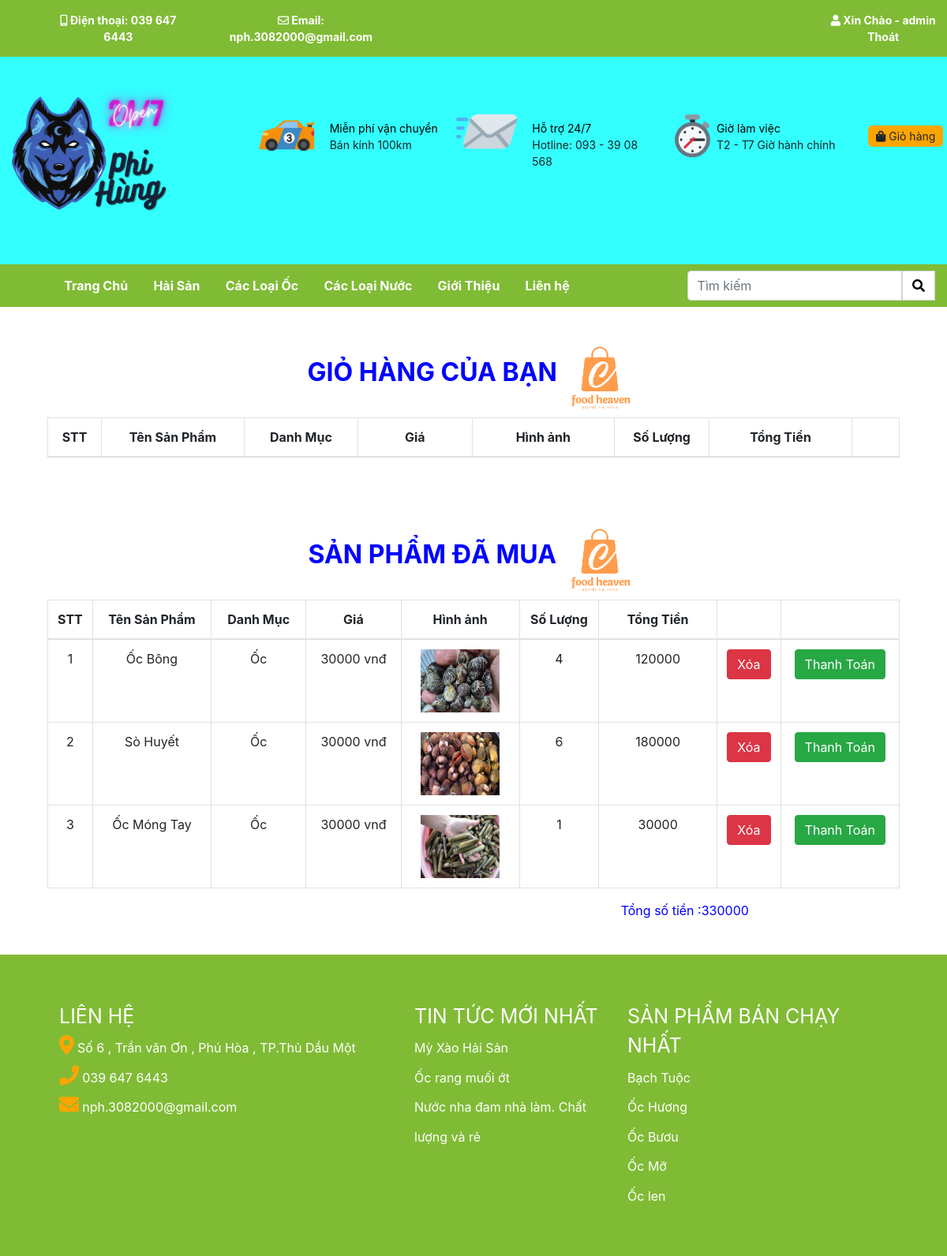
/WebBanHang/webbanhang/web/GioHang.php (signed in), run on the app's committed database.
### tables this page shows
CREATE TABLE `taikhoan` (
  `id_KhachHang` int(11) NOT NULL,
  `username` varchar(50) NOT NULL,
  `password` varchar(20) NOT NULL,
  `Ten` varchar(80) NOT NULL,
  `Email` text DEFAULT NULL,
  `DiaChi` text NOT NULL,
  `NgaySinh` date DEFAULT NULL
);

CREATE TABLE `hoadon` (
  `id_HD` int(20) NOT NULL,
  `id_SP` int(20) NOT NULL,
  `id_DanhMuc` int(20) NOT NULL,
  `id_KhachHang` int(11) NOT NULL,
  `gia_SP` decimal(10,0) NOT NULL,
  `SoLuong` int(20) NOT NULL,
  `update_at` datetime NOT NULL,
  `TrangThai` varchar(50) NOT NULL DEFAULT 'Chờ Xác Nhận'
);

CREATE TABLE `sanpham` (
  `id_SP` int(20) NOT NULL,
  `name_SP` varchar(200) NOT NULL,
  `id_DanhMuc` int(20) NOT NULL,
  `mota_SP` text DEFAULT NULL,
  `create_at` datetime DEFAULT NULL,
  `update_at` datetime DEFAULT NULL,
  `image_SP` text DEFAULT NULL,
  `gia_SP` decimal(10,0) NOT NULL
);

CREATE TABLE `danhmuc` (
  `id_DanhMuc` int(20) NOT NULL,
  `name_DanhMuc` varchar(50) NOT NULL,
  `Created_at` datetime DEFAULT NULL,
  `update_at` datetime DEFAULT NULL
);

### WebBanHang/db/dbhelper.php (called while the page is built, shortened)
<?php
function executeResult($sql)
{
    $con = mysqli_connect(HOST, USERNAME, PASSWORD , DATABASE);
    $result = mysqli_query($con, $sql);
    $data = [];
    while ($row = mysqli_fetch_array($result, 1)){
        $data[] = $row;
    }
    return $data;
}
?>

### WebBanHang/webbanhang/web/GioHang.php (the view, shortened to what this page needs)
<?php
require_once('../../db/dbhelper.php');
$username =$_SESSION['username'];
$id_KhachHang = $_SESSION['id_KhachHang'];
?>
<!DOCTYPE html>
<html>
<head>
	<link rel="stylesheet" href="https://maxcdn.bootstrapcdn.com/bootstrap/4.4.1/css/bootstrap.min.css">
	<link rel="stylesheet" href="https://use.fontawesome.com/releases/v5.7.0/css/all.css">
	<link rel="stylesheet" type="text/css" href="../css/Chitiet.css">
	<link rel="stylesheet" type="text/css" href="../css/giohang.css">
</head>
<body>
<div class="topbar header">
		<ul >
			<li>
				<i class="fas fa-mobile-alt"></i>
				Điện thoại: 039 647 6443
			</li>
			<li style="margin-left: 3%">
				<i class="far fa-envelope"></i>
				<a style="color: white;text-decoration: none;" href="mailto:nph.3082000@gmail.com">Email: nph.3082000@gmail.com</a>
			</li>
			<li style="margin-left: 48%">
				<i class="fas fa-user"></i>
				<?php
					if(!empty($username))
					{
						 $sql = 'select * from taikhoan where username="'.$username.'"';
						 $query = executeResult($sql);
						 foreach($query as $item)
						 {
						 	echo'
						 		<a style="color: white" href="../dangnhap/Trangcanhan.php">Xin Chào - '.($item['Ten']).'</a>
								 <a style="color: white" href="../dangnhap/login.php">Thoát </a>
						 	';
					    }
					}
					else
					{
						echo'
								<a style="color: white" href="../dangnhap/login.php">Đăng Nhập</a>
							';
					}
				?>
			</li>
		</ul>
	</div>
	<div class=" row header_2">
		<div class="col-lg-3 ">
            <img style="width: 75%" src="../imageSP/logo.png">
		</div>
		<div class="col-lg-8 ">
			<div class="col-lg-4 ">
				<div style="width: 40%;">
					<img style="width: 100%;margin-right: -9%"  src="../imageSP/shipper.png">
				</div>
				<div style="width: 60% ;margin-top: 10%">
					<a style="color: black" href="">Miễn phí vận chuyển</a>
					<label>Bán kính 100km</label>
				</div>
			</div>
			<div class="col-lg-4 ">
				<div style="width: 40%;">
					<img style="width: 100%;margin-right: -9%"  src="../imageSP/email.png">
				</div>
				<div style="width: 60% ;margin-top: 10%">
					<a style="color: black" href="">Hỗ trợ 24/7</a>
					<label>Hotline: 093 - 39 08 568</label>
				</div>
			</div>
			<div class="col-lg-4 ">
				<div style="width: 40%; margin-right: -9%">
					<img style="width: 100%; "  src="../imageSP/dongho.png">
				</div>
				<div style="width: 60%  ;margin-top: 10%">
					<a style="color: black;" href="">Giờ làm việc</a>
					<label>T2 - T7 Giờ hành chính</label>
				</div>
			</div>
		</div>
		<div class="col-lg-1  " style="margin-top: 5%">
			<div><a ><i class="fa fa-shopping-bag"></i> Giỏ hàng</a></div>
		</div>
	</div>
	<div class="menu">
		<nav class="navbar navbar-expand-sm">
			<ul class="navbar-nav">
            <li class="nav-item">
					<a class="nav-link" href="TrangChu.php">Trang Chủ</a>
				</li>
				<li class="nav-item">
					<a class="nav-link" href="HaiSan.php">Hải Sản</a>
				</li>
				<li class="nav-item">
					<a class="nav-link" href="Oc.php">Các Loại Ốc</a>
				</li>
				<li class="nav-item">
					<a class="nav-link" href="#">Các Loại Nước</a>
				</li>
				<li class="nav-item">
					<a class="nav-link" href="LieHe.php">Giới Thiệu</a>
				</li>
				<li class="nav-item">
					<a class="nav-link" href="#">Liên hệ</a>
				</li>
			</ul>
			<form class="form-inline" action="/action_page.php">
				<div class="input-group">
					<input type="text" class="form-control" placeholder="Tìm kiếm">
					<div class="input-group-prepend">
						<span style="background-color: white;" class="input-group-text"><a style="color:black" href=""><i style="border: none" class="fas fa-search"></i></a></span>
					</div>
				</div>
			</form>
		</nav>
	</div>
	<div class="container row main" id="giohangcuaban">
		<div class="container-fluid product">
			<div class="foodhaven">
				<label class="giohangcuaban">GIỎ HÀNG CỦA BẠN </label>
				<img src="../imageSP/foodhaven.png">
			</div>
        <table class =" table table-bordered table-hover">
                    <thead>
                        <tr>
                            <th width="50px">STT</th>
                            <th width="150px">Tên Sản Phẩm </th>
                            <th width="120px">Danh Mục</th>
                            <th width="120px">Giá</th>
                            <th width="150px">
                              Hình ảnh
                            </th>
                            <th width="100px">Số Lượng</th>
                            <th width="150px" >Tổng Tiền</th>
                            <th width="50px">
							</th>
                        </tr>
                    </thead>
 </table>
		</div>
	</div>
	<div class="container row main" id="giohangcuaban">
		<div class="container-fluid product">
			<div class="foodhaven">
				<label class="giohangcuaban">SẢN PHẨM ĐÃ MUA </label>
				<img src="../imageSP/foodhaven.png">
			</div>
        <table class =" table table-bordered table-hover">
                    <thead>
                        <tr>
                            <th width="50px">STT</th>
                            <th width="150px">Tên Sản Phẩm </th>
                            <th width="120px">Danh Mục</th>
                            <th width="120px">Giá</th>
                            <th width="150px">
                              Hình ảnh
                            </th>
                            <th width="100px">Số Lượng</th>
                            <th width="150px" >Tổng Tiền</th>
                            <th width="50px"></th>
                            <th width="150px"></th>
                        </tr>
                    </thead>
                    <tbody>
 <?php
 $sql = 'select a.name_DanhMuc,b.name_SP,c.id_SP,b.gia_SP,b.image_SP,c.SoLuong,c.id_HD,c.TrangThai from `danhmuc` a,`sanpham` b,`hoadon` c,`taikhoan`d
 where d.id_KhachHang ='.$id_KhachHang.' and c.id_KhachHang=d.id_KhachHang and c.id_DanhMuc =a.id_DanhMuc and c.id_Sp = b.id_SP';
 $SPList = executeResult($sql);
 $index =1;
 $TongChiPhi=0;
 foreach ($SPList as $item){
    $path='../../admin/sanpham/uploads/';
	$tongtien = $item['gia_SP']*$item['SoLuong'];
	$TongChiPhi = $TongChiPhi + $tongtien;
   echo'<tr>
            <td>'.($index++).'</td>
            <td>'.($item['name_SP']).'</td>
            <td>'.($item['name_DanhMuc']).'</td>
            <td>'.($item['gia_SP']).' vnđ</td>
            <td ><img src="'.($path.$item['image_SP']).'" style="width:100px;height:80px;"></td>
            <td >'.($item['SoLuong']).'</td>
            <td>'.$tongtien.'</td>
            <td>
				<button class ="btn btn-danger" onclick ="deleteHD('.$item['id_HD'].')">Xóa</button>
            </td>
            <td>
                <button type="button" class="btn btn-success">Thanh Toán</button>
            </td>
        </tr>';
 }
 ?>
 </table>
 <label class="TongTien">Tổng số tiền :<?=$TongChiPhi?> <label>
		</div>
	</div>
	<div class="container-fluid footer">
		<div class="col-lg-5">
			<ul class="list-group list-group-flush">
				<li class="list-group-item">LIÊN HỆ</li>
				<li class="list-group-item"><i class="fas fa-map-marker-alt"></i><a href="">Số 6 , Trần văn Ơn , Phú Hòa , TP.Thủ Dầu Một</a></li>
				<li class="list-group-item"><i class="block_icon fa fa-phone"></i><a href="">039 647 6443</a></li>
				<li class="list-group-item"><i class="block_icon fa fa-envelope"></i><a href="">nph.3082000@gmail.com</a></li>
			</ul>
		</div>
		<div class="col-lg-3">
			<ul class="list-group list-group-flush">
				<li class="list-group-item">TIN TỨC MỚI NHẤT</li>
				<li class="list-group-item"><a href="">Mỳ Xào Hải Sản</a></li>
				<li class="list-group-item"><a href="">Ốc rang muối ớt </a></li>
				<li class="list-group-item"><a href="">Nước nha đam nhà làm. Chất lượng và rẻ </a></li>
			</ul>
		</div>
		<div class="col-lg-4">
			<ul class="list-group list-group-flush">
				<li class="list-group-item">SẢN PHẨM BÁN CHẠY NHẤT</li>
				<li class="list-group-item"><a href="">Bạch Tuộc</a></li>
				<li class="list-group-item"><a href="">Ốc Hương</a></li>
				<li class="list-group-item"><a href="">Ốc Bươu</a></li>
				<li class="list-group-item"><a href="">Ốc Mỡ</a></li>
				<li class="list-group-item"><a href="">Ốc len</a></li>
			</ul>
		</div>
	</div>
</body>
</html>

### WebBanHang/webbanhang/css/Chitiet.css (style rules this page uses)
a { color: #007bff; text-decoration: none; cursor: pointer; -webkit-transition: all 0.2s ease-in-out; transition: all 0.2s ease-in-out; }
a { color: #007bff; text-decoration: none; background-color: transparent; }
body { background: white; }
.header { width: 100%; background-color: #80bb35; font-size: 14px; color: white; font-weight: bold; padding: 15px 0px; display: flex; }
.header ul { display: flex; list-style-type: none; margin-bottom: 0px; margin-left: 2%; width: 100%; }
.header li { text-align: center; }
.header_2 { width: 100%; background-color: #33FFFF; padding: 30px 0px; margin:0 auto; display: flex; font-size: 14px; animation: colorBackground 0.5s infinite; -webkit-animation: colorBackground 5s infinite; -moz-animation: colorBackground 5s infinite; -o-animation: colorBackground 0.5s infinite }
.header_2 .col-lg-8 .col-lg-4 { display: flex; padding: 0px; }
.header_2 .col-lg-1 { margin-top: 2%; padding: 0px; }
.header_2 .col-lg-1 a { background-color: orange; padding: 5% 10%; border-radius: 5px; }
.header_2 .col-lg-8 { display: flex; margin-top: 2%; }
.menu { background-color: #80bb35; }
.menu nav { padding-top: 0px; padding-bottom: 0px; }
.menu ul { margin-left: 3.5%; width: 70%; }
.menu ul li { margin-left: 2%; color:white; }
.menu ul li a { padding-top: 15px; padding-bottom: 15px; color: white; }
.menu a { font-size: 16px; font-weight: bold; color: white; }
.main { margin: 0 auto; margin-top: 1.5% }
.product { margin-top: 2%; }
.product img { max-width: 100%; }
.footer { background-color: #80bb35; display: flex; padding: 5% 5%; margin-top: 3%; }
.footer .list-group { background-color: #80bb35; border: none; color: white; }
.footer .list-group li { background-color: #80bb35; border: none; color: white; font-size: 25px; padding: 0px; }
.footer .list-group li i { color: orange; padding-right: 1%; }
.footer .list-group li a { color: white; font-size: 16px; }

### WebBanHang/webbanhang/css/giohang.css (style rules this page uses)
#giohangcuaban { text-align: center; width: 100%; }
.giohangcuaban { font-size: 200%; font-weight: bold; text-align: center; color: blue; }
.foodhaven { text-align: center; }
.foodhaven img { width: 100px; height: 100px; }
.TongTien { text-align: right; color: blue; margin-right: -50%; }

### data on the page
taikhoan: Ten "admin"
hoadon: id_SP.name_SP "Ốc Bông", id_DanhMuc.name_DanhMuc "Ốc", id_SP.gia_SP "30000", id_SP.image_SP (picture), SoLuong "4", tongtien "120000"
hoadon: id_SP.name_SP "Sò Huyết", id_DanhMuc.name_DanhMuc "Ốc", id_SP.gia_SP "30000", id_SP.image_SP (picture), SoLuong "6", tongtien "180000"
hoadon: id_SP.name_SP "Ốc Móng Tay", id_DanhMuc.name_DanhMuc "Ốc", id_SP.gia_SP "30000", id_SP.image_SP (picture), SoLuong "1"

### other printed values
$TongChiPhi "330000"
